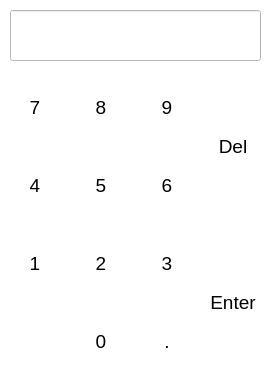
<?xml version="1.0" encoding="UTF-8"?>
<ui version="4.0">
 <class>Dialog</class>
 <widget class="QDialog" name="Dialog">
  <property name="geometry">
   <rect>
    <x>0</x>
    <y>0</y>
    <width>269</width>
    <height>386</height>
   </rect>
  </property>
  <property name="windowTitle">
   <string>Dialog</string>
  </property>
  <property name="styleSheet">
   <string notr="true">background-color: rgb(255,255,255);</string>
  </property>
  <widget class="QWidget" name="gridWidget" native="true">
   <property name="geometry">
    <rect>
     <x>5</x>
     <y>70</y>
     <width>261</width>
     <height>311</height>
    </rect>
   </property>
   <layout class="QGridLayout" name="gridLayout_5">
    <item row="2" column="1">
     <widget class="QPushButton" name="num_2">
      <property name="sizePolicy">
       <sizepolicy hsizetype="Fixed" vsizetype="Fixed">
        <horstretch>0</horstretch>
        <verstretch>0</verstretch>
       </sizepolicy>
      </property>
      <property name="maximumSize">
       <size>
        <width>60</width>
        <height>70</height>
       </size>
      </property>
      <property name="font">
       <font>
        <family>Arial</family>
        <pointsize>14</pointsize>
        <weight>50</weight>
        <bold>false</bold>
       </font>
      </property>
      <property name="styleSheet">
       <string notr="true">

QPushButton{
background-color: rgbA(3, 86, 161,30);
color: rgb(0, 0, 0);
    border-width: 2px;
    border-radius: 10px;
}

QPushButton:pressed {
background-color: rgbA(3, 86, 161,60);
	color: rgb(0, 0, 0);
    border-width: 2px;
    border-radius: 10px;

}</string>
      </property>
      <property name="text">
       <string>2</string>
      </property>
     </widget>
    </item>
    <item row="2" column="3">
     <widget class="QPushButton" name="num_3">
      <property name="sizePolicy">
       <sizepolicy hsizetype="Fixed" vsizetype="Fixed">
        <horstretch>0</horstretch>
        <verstretch>0</verstretch>
       </sizepolicy>
      </property>
      <property name="maximumSize">
       <size>
        <width>60</width>
        <height>70</height>
       </size>
      </property>
      <property name="font">
       <font>
        <family>Arial</family>
        <pointsize>14</pointsize>
        <weight>50</weight>
        <bold>false</bold>
       </font>
      </property>
      <property name="styleSheet">
       <string notr="true">

QPushButton{
background-color: rgbA(3, 86, 161,30);
color: rgb(0, 0, 0);
    border-width: 2px;
    border-radius: 10px;
}

QPushButton:pressed {
background-color: rgbA(3, 86, 161,60);
	color: rgb(0, 0, 0);
    border-width: 2px;
    border-radius: 10px;

}</string>
      </property>
      <property name="text">
       <string>3</string>
      </property>
     </widget>
    </item>
    <item row="1" column="1">
     <widget class="QPushButton" name="num_5">
      <property name="sizePolicy">
       <sizepolicy hsizetype="Fixed" vsizetype="Fixed">
        <horstretch>0</horstretch>
        <verstretch>0</verstretch>
       </sizepolicy>
      </property>
      <property name="maximumSize">
       <size>
        <width>60</width>
        <height>70</height>
       </size>
      </property>
      <property name="font">
       <font>
        <family>Arial</family>
        <pointsize>14</pointsize>
        <weight>50</weight>
        <bold>false</bold>
       </font>
      </property>
      <property name="styleSheet">
       <string notr="true">

QPushButton{
background-color: rgbA(3, 86, 161,30);
color: rgb(0, 0, 0);
    border-width: 2px;
    border-radius: 10px;
}

QPushButton:pressed {
background-color: rgbA(3, 86, 161,60);
	color: rgb(0, 0, 0);
    border-width: 2px;
    border-radius: 10px;

}</string>
      </property>
      <property name="text">
       <string>5</string>
      </property>
     </widget>
    </item>
    <item row="1" column="0">
     <widget class="QPushButton" name="num_4">
      <property name="sizePolicy">
       <sizepolicy hsizetype="Fixed" vsizetype="Fixed">
        <horstretch>0</horstretch>
        <verstretch>0</verstretch>
       </sizepolicy>
      </property>
      <property name="maximumSize">
       <size>
        <width>60</width>
        <height>70</height>
       </size>
      </property>
      <property name="font">
       <font>
        <family>Arial</family>
        <pointsize>14</pointsize>
        <weight>50</weight>
        <bold>false</bold>
       </font>
      </property>
      <property name="styleSheet">
       <string notr="true">

QPushButton{
background-color: rgbA(3, 86, 161,30);
color: rgb(0, 0, 0);
    border-width: 2px;
    border-radius: 10px;
}

QPushButton:pressed {
background-color: rgbA(3, 86, 161,60);
	color: rgb(0, 0, 0);
    border-width: 2px;
    border-radius: 10px;

}</string>
      </property>
      <property name="text">
       <string>4</string>
      </property>
     </widget>
    </item>
    <item row="0" column="0">
     <widget class="QPushButton" name="num_7">
      <property name="sizePolicy">
       <sizepolicy hsizetype="Fixed" vsizetype="Fixed">
        <horstretch>0</horstretch>
        <verstretch>0</verstretch>
       </sizepolicy>
      </property>
      <property name="maximumSize">
       <size>
        <width>60</width>
        <height>70</height>
       </size>
      </property>
      <property name="font">
       <font>
        <family>Arial</family>
        <pointsize>14</pointsize>
        <weight>50</weight>
        <bold>false</bold>
       </font>
      </property>
      <property name="styleSheet">
       <string notr="true">

QPushButton{
background-color: rgbA(3, 86, 161,30);
color: rgb(0, 0, 0);
    border-width: 2px;
    border-radius: 10px;
}

QPushButton:pressed {
background-color: rgbA(3, 86, 161,60);
	color: rgb(0, 0, 0);
    border-width: 2px;
    border-radius: 10px;

}</string>
      </property>
      <property name="text">
       <string>7</string>
      </property>
     </widget>
    </item>
    <item row="2" column="0">
     <widget class="QPushButton" name="num_1">
      <property name="sizePolicy">
       <sizepolicy hsizetype="Fixed" vsizetype="Fixed">
        <horstretch>0</horstretch>
        <verstretch>0</verstretch>
       </sizepolicy>
      </property>
      <property name="maximumSize">
       <size>
        <width>60</width>
        <height>70</height>
       </size>
      </property>
      <property name="font">
       <font>
        <family>Arial</family>
        <pointsize>14</pointsize>
        <weight>50</weight>
        <bold>false</bold>
       </font>
      </property>
      <property name="styleSheet">
       <string notr="true">

QPushButton{
background-color: rgbA(3, 86, 161,30);
color: rgb(0, 0, 0);
    border-width: 2px;
    border-radius: 10px;
}

QPushButton:pressed {
background-color: rgbA(3, 86, 161,60);
	color: rgb(0, 0, 0);
    border-width: 2px;
    border-radius: 10px;

}</string>
      </property>
      <property name="text">
       <string>1</string>
      </property>
     </widget>
    </item>
    <item row="0" column="1">
     <widget class="QPushButton" name="num_8">
      <property name="sizePolicy">
       <sizepolicy hsizetype="Fixed" vsizetype="Fixed">
        <horstretch>0</horstretch>
        <verstretch>0</verstretch>
       </sizepolicy>
      </property>
      <property name="maximumSize">
       <size>
        <width>60</width>
        <height>70</height>
       </size>
      </property>
      <property name="font">
       <font>
        <family>Arial</family>
        <pointsize>14</pointsize>
        <weight>50</weight>
        <bold>false</bold>
       </font>
      </property>
      <property name="styleSheet">
       <string notr="true">

QPushButton{
background-color: rgbA(3, 86, 161,30);
color: rgb(0, 0, 0);
    border-width: 2px;
    border-radius: 10px;
}

QPushButton:pressed {
background-color: rgbA(3, 86, 161,60);
	color: rgb(0, 0, 0);
    border-width: 2px;
    border-radius: 10px;

}</string>
      </property>
      <property name="text">
       <string>8</string>
      </property>
     </widget>
    </item>
    <item row="0" column="3">
     <widget class="QPushButton" name="num_9">
      <property name="sizePolicy">
       <sizepolicy hsizetype="Fixed" vsizetype="Fixed">
        <horstretch>0</horstretch>
        <verstretch>0</verstretch>
       </sizepolicy>
      </property>
      <property name="maximumSize">
       <size>
        <width>60</width>
        <height>70</height>
       </size>
      </property>
      <property name="font">
       <font>
        <family>Arial</family>
        <pointsize>14</pointsize>
        <weight>50</weight>
        <bold>false</bold>
       </font>
      </property>
      <property name="styleSheet">
       <string notr="true">

QPushButton{
background-color: rgbA(3, 86, 161,30);
color: rgb(0, 0, 0);
    border-width: 2px;
    border-radius: 10px;
}

QPushButton:pressed {
background-color: rgbA(3, 86, 161,60);
	color: rgb(0, 0, 0);
    border-width: 2px;
    border-radius: 10px;

}</string>
      </property>
      <property name="text">
       <string>9</string>
      </property>
     </widget>
    </item>
    <item row="3" column="3">
     <widget class="QPushButton" name="num_dot">
      <property name="sizePolicy">
       <sizepolicy hsizetype="Fixed" vsizetype="Fixed">
        <horstretch>0</horstretch>
        <verstretch>0</verstretch>
       </sizepolicy>
      </property>
      <property name="maximumSize">
       <size>
        <width>60</width>
        <height>70</height>
       </size>
      </property>
      <property name="font">
       <font>
        <family>Arial</family>
        <pointsize>14</pointsize>
        <weight>50</weight>
        <bold>false</bold>
       </font>
      </property>
      <property name="styleSheet">
       <string notr="true">

QPushButton{
background-color: rgbA(3, 86, 161,30);
color: rgb(0, 0, 0);
    border-width: 2px;
    border-radius: 10px;
}

QPushButton:pressed {
background-color: rgbA(3, 86, 161,60);
	color: rgb(0, 0, 0);
    border-width: 2px;
    border-radius: 10px;

}</string>
      </property>
      <property name="text">
       <string>.</string>
      </property>
     </widget>
    </item>
    <item row="3" column="1">
     <widget class="QPushButton" name="num_0">
      <property name="sizePolicy">
       <sizepolicy hsizetype="Fixed" vsizetype="Fixed">
        <horstretch>0</horstretch>
        <verstretch>0</verstretch>
       </sizepolicy>
      </property>
      <property name="maximumSize">
       <size>
        <width>60</width>
        <height>70</height>
       </size>
      </property>
      <property name="font">
       <font>
        <family>Arial</family>
        <pointsize>14</pointsize>
        <weight>50</weight>
        <bold>false</bold>
       </font>
      </property>
      <property name="styleSheet">
       <string notr="true">

QPushButton{
background-color: rgbA(3, 86, 161,30);
color: rgb(0, 0, 0);
    border-width: 2px;
    border-radius: 10px;
}

QPushButton:pressed {
background-color: rgbA(3, 86, 161,60);
	color: rgb(0, 0, 0);
    border-width: 2px;
    border-radius: 10px;

}</string>
      </property>
      <property name="text">
       <string>0</string>
      </property>
     </widget>
    </item>
    <item row="1" column="3">
     <widget class="QPushButton" name="num_6">
      <property name="sizePolicy">
       <sizepolicy hsizetype="Fixed" vsizetype="Fixed">
        <horstretch>0</horstretch>
        <verstretch>0</verstretch>
       </sizepolicy>
      </property>
      <property name="maximumSize">
       <size>
        <width>60</width>
        <height>70</height>
       </size>
      </property>
      <property name="font">
       <font>
        <family>Arial</family>
        <pointsize>14</pointsize>
        <weight>50</weight>
        <bold>false</bold>
       </font>
      </property>
      <property name="styleSheet">
       <string notr="true">

QPushButton{
color: rgb(3, 86, 161);

}
QPushButton:pressed {

	color: rgb(0, 0, 0);

}

QPushButton{
background-color: rgbA(3, 86, 161,30);
color: rgb(0, 0, 0);
    border-width: 2px;
    border-radius: 10px;
}

QPushButton:pressed {
background-color: rgbA(3, 86, 161,60);
	color: rgb(0, 0, 0);
    border-width: 2px;
    border-radius: 10px;

}</string>
      </property>
      <property name="text">
       <string>6</string>
      </property>
     </widget>
    </item>
    <item row="0" column="4" rowspan="2">
     <widget class="QPushButton" name="num_del">
      <property name="enabled">
       <bool>true</bool>
      </property>
      <property name="sizePolicy">
       <sizepolicy hsizetype="Fixed" vsizetype="Fixed">
        <horstretch>0</horstretch>
        <verstretch>0</verstretch>
       </sizepolicy>
      </property>
      <property name="maximumSize">
       <size>
        <width>60</width>
        <height>150</height>
       </size>
      </property>
      <property name="font">
       <font>
        <family>Arial</family>
        <pointsize>14</pointsize>
        <weight>50</weight>
        <bold>false</bold>
       </font>
      </property>
      <property name="styleSheet">
       <string notr="true">

QPushButton{
color: rgb(3, 86, 161);

}
QPushButton:pressed {

	color: rgb(0, 0, 0);

}

QPushButton{
background-color: rgbA(3, 86, 161,30);
color: rgb(0, 0, 0);
    border-width: 2px;
    border-radius: 10px;
}

QPushButton:pressed {
background-color: rgbA(3, 86, 161,60);
	color: rgb(0, 0, 0);
    border-width: 2px;
    border-radius: 10px;

}</string>
      </property>
      <property name="text">
       <string>Del</string>
      </property>
     </widget>
    </item>
    <item row="2" column="4" rowspan="2">
     <widget class="QPushButton" name="num_enter">
      <property name="sizePolicy">
       <sizepolicy hsizetype="Fixed" vsizetype="Fixed">
        <horstretch>0</horstretch>
        <verstretch>0</verstretch>
       </sizepolicy>
      </property>
      <property name="maximumSize">
       <size>
        <width>60</width>
        <height>150</height>
       </size>
      </property>
      <property name="font">
       <font>
        <family>Arial</family>
        <pointsize>14</pointsize>
        <weight>50</weight>
        <bold>false</bold>
       </font>
      </property>
      <property name="styleSheet">
       <string notr="true">

QPushButton{
color: rgb(3, 86, 161);

}
QPushButton:pressed {

	color: rgb(0, 0, 0);

}

QPushButton{
background-color: rgbA(3, 86, 161,30);
color: rgb(0, 0, 0);
    border-width: 2px;
    border-radius: 10px;
}

QPushButton:pressed {
background-color: rgbA(3, 86, 161,60);
	color: rgb(0, 0, 0);
    border-width: 2px;
    border-radius: 10px;

}</string>
      </property>
      <property name="text">
       <string>Enter</string>
      </property>
     </widget>
    </item>
   </layout>
  </widget>
  <widget class="QLineEdit" name="keypad_val">
   <property name="geometry">
    <rect>
     <x>10</x>
     <y>10</y>
     <width>251</width>
     <height>51</height>
    </rect>
   </property>
   <property name="font">
    <font>
     <family>Arial</family>
     <pointsize>11</pointsize>
     <weight>75</weight>
     <bold>true</bold>
    </font>
   </property>
   <property name="styleSheet">
    <string notr="true"/>
   </property>
   <property name="text">
    <string/>
   </property>
  </widget>
 </widget>
 <resources/>
 <connections/>
</ui>
